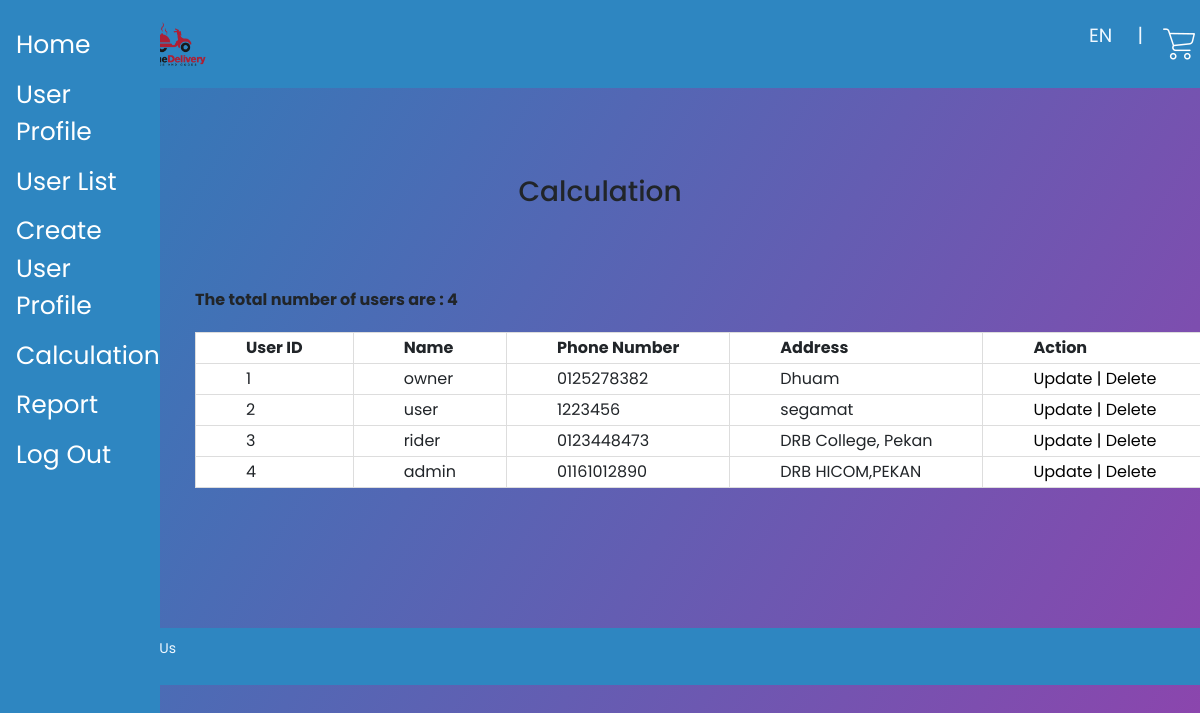
Page /MODULE1/calculation.php on the committed database.
### tables this page shows
CREATE TABLE `user` (
  `userid` int(50) NOT NULL,
  `username` varchar(50) NOT NULL,
  `password` varchar(50) NOT NULL,
  `usertype` varchar(50) NOT NULL,
  `address` varchar(100) NOT NULL,
  `phonenum` varchar(50) NOT NULL
);

### MODULE1/calculation.php (the view, shortened to what this page needs)
<?php
    include_once('config.php');
?>
<!DOCTYPE html>
<html>
    <head>
        <link rel="stylesheet" href=" https://cdnjs.cloudflare.com/ajax/libs/twitter-bootstrap/4.5.0/css/bootstrap.min.css">
        <link rel="stylesheet" href=" https://cdnjs.cloudflare.com/ajax/libs/jquery/3.5.1/jquery.min.js">
        <link rel="stylesheet" href="owner.css?v=<?php echo time(); ?>">
        <link rel="stylesheet" href="style.css?v=<?php echo time(); ?>">
    </head>
    <link rel="stylesheet" href="https://cdnjs.cloudflare.com/ajax/libs/font-awesome/4.7.0/css/font-awesome.min.css">
    <body style="background-color: white;">
    <div class="sidenav">
        <a href="adminhome.php">Home</a>
        <a href="userprofile.php">User Profile</a>
        <a href="userlist.php">User List</a>
        <a href="createuserprofile.php">Create User Profile</a>
        <a href="calculation.php">Calculation</a>
        <a href="report.php">Report</a>
        <a href="logout.php">Log Out</a>
    </div>
        <div class="navbar">
            <div class="logo" style="margin-left:10%;">
              <img src="images/home.png" width="30%">
            </div>
            <nav>
                <ul id="MenuItems">
                    <li><a style="color: aliceblue;" href="">EN</a></li>
                    <li><a style="color: aliceblue;">|</a></li>
                </ul>
            </nav>
            <a href=""> <img src="images/shoppingcart.png"></a>
        </div>
        <div style="margin: auto;
                /* background-color: #A9A9A9; */
                width: 900px;
                height: 450px;
                position: absolute;
                top: 50%;
                left: 50%;
                -moz-transform: translateX(-50%) translateY(-50%);
                -webkit-transform: translateX(-50%) translateY(-50%);
                transform: translateX(-50%) translateY(-50%);"
                >
                <H3 style="text-align: center;">Calculation</H3>
                <div class="search-container" style="  position:absolute; left:5%; top:25%; width:30%;">
                    <b>
                    <?php
                $sql = "SELECT * FROM user";
                if ($result=mysqli_query($conn,$sql)) {
                    $rowcount=mysqli_num_rows($result);
                    echo "The total number of users are : ".$rowcount;
                }
                ?>
                </b>
                    <form style="margin: 20px 0; white-space: nowrap;" >
                    <tbody>
                        <table>
                           <tr>
                           <th>User ID</th>
                              <th>Name</th>
                              <th>Phone Number</th>
                              <th>Address</th>
                              <th>Action</th>
                            </tr>
                            <?php
                            $count=1;
                            $sel_query="Select * from user ORDER BY userid desc;";
                            $result = mysqli_query($conn,$sel_query);
                            while($row = mysqli_fetch_assoc($result)) { ?>
                            <tr><td align="center"><?php echo $count; ?></td>
                            <td align="center"><?php echo $row["username"]; ?></td>
                            <td align="center"><?php echo $row["phonenum"]; ?></td>
                            <td align="center"><?php echo $row["address"]; ?></td>
                            <td align="center">
                             <a href="update.php?userid=<?php echo $row["userid"]; ?>">Update  |</a>
                             <a href="delete.php?userid=<?php echo $row["userid"]; ?>">Delete</a>
                            </td>
                            </tr>
                            <?php $count++; }
                            ?>
                          </table>
                         </tbody>
                    </form>
                  </div>
    </div>
      <div class="footer" style="margin-top:45%;">
        <div class="container">
            <p>Why Us ? | Contact Us </p>
        </div>
    </body>
</html>

### MODULE1/owner.css (style rules this page uses)
* { margin: 0; padding:0; box-sizing: border-box; }
body { font-family: 'Bebas Neue', cursive; }
.navbar { display: flex; align-items: center; background-color: #2E86C1 ; padding: 5px; font-size:larger; }
nav { flex: 1; text-align: right; }
nav ul { display: inline-block; list-style-type: none; }
nav ul li { display: inline-block; margin-right: 20px; }
a { text-decoration: none; color: black; }
p { color: black; }
.container { max-width: 1300px; margin: auto; padding-left: 25px; padding-right: 25px; }
.footer { background: #2E86C1; color:aliceblue; font-size: 14px; padding: 10px 0 10px; }
.footer p { color: aliceblue; }

### MODULE1/style.css (style rules this page uses)
* { margin: 0; padding: 0; box-sizing: border-box; font-family: "Poppins", sans-serif; }
body { margin: 0; padding: 0; background: linear-gradient(120deg,#2980b9, #8e44ad); height: 100vh; overflow: hidden; }
.navbar { display: flex; align-items: center; background-color: #2E86C1 ; padding: 5px; font-size:larger; }
nav { flex: 1; text-align: right; }
nav ul { display: inline-block; list-style-type: none; }
nav ul li { display: inline-block; margin-right: 20px; }
.sidenav { height: 100%; width: 160px; position: fixed; z-index: 1; top: 0; left: 0; background-color: #2E86C1; overflow-x: hidden; padding-top: 20px; }
.sidenav a { padding: 6px 8px 6px 16px; text-decoration: none; font-size: 25px; color: white; display: block; }
.footer { background: #2E86C1; color:aliceblue; font-size: 14px; padding: 10px 0 10px; margin-top: 45%; }
.footer p { color: aliceblue; }

### MODULE1/calculation.php (style rules this page uses)
table { font-family: arial, sans-serif; border-collapse: collapse; width: 100%; }
td, th { border: 1px solid #dddddd; background-color: white; text-align: left; padding-left: 50px; padding-right: 50px; padding-top:3px; padding-bottom: 3px; }
.navbar { display: flex; align-items: center; background-color: #2E86C1 ; padding: 5px; font-size:larger; }
nav { flex: 1; text-align: right; }
nav ul { display: inline-block; list-style-type: none; }
nav ul li { display: inline-block; margin-right: 20px; }
.footer { background: #2E86C1; color:aliceblue; font-size: 14px; padding: 10px 0 10px; }
.footer p { color: aliceblue; }
.container { max-width: 1300px; margin: auto; padding-left: 25px; padding-right: 25px; }

### rows in the picture
user: username "owner", phonenum "0125278382", address "Dhuam"
user: username "user", phonenum "1223456", address "segamat"
user: username "rider", phonenum "0123448473", address "DRB College, Pekan"
user: username "admin", phonenum "01161012890", address "DRB HICOM,PEKAN"

### other values in the picture
$rowcount "4"
